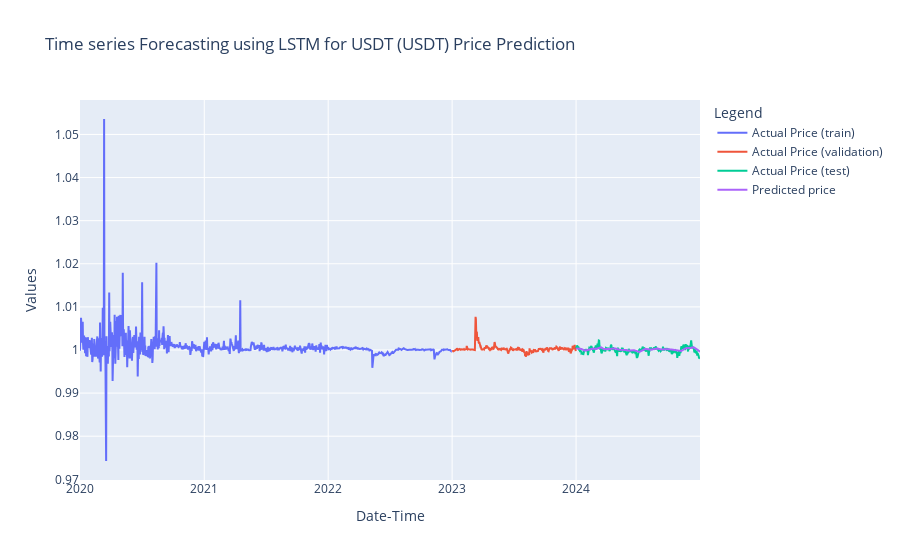

The notebook cell saved with this chart:
### Code cell
# Plot the results
import plotly.graph_objects as go

fig = go.Figure()
fig.add_trace(go.Scatter(x=train.Date, y=train.Close, mode='lines', name='Actual Price (train)'))
fig.add_trace(go.Scatter(x=validation.Date, y=validation.Close, mode='lines', name='Actual Price (validation)'))
fig.add_trace(go.Scatter(x=test.Date, y=test.Close, mode='lines', name='Actual Price (test)'))
fig.add_trace(go.Scatter(x=test.Date, y=test.Predictions, mode='lines', name='Predicted price'))
fig.update_layout(
    title="Time series Forecasting using LSTM for USDT (USDT) Price Prediction",
    xaxis_title="Date-Time",
    yaxis_title="Values",
    legend_title="Legend",
)
fig.show()

### Figure 1 — Plotly figure (JSON) as saved in the notebook; plotly's stock layout.template omitted (floating-point values rounded to 4 significant figures; data arrays with more than 128 entries replaced by an {"elided": "..."} marker saying what was removed)
{"data": [{"mode": "lines", "name": "Actual Price (train)", "type": "scatter", "x": {"elided": "1096 str values"}, "y": {"elided": "1096 float values"}}, {"mode": "lines", "name": "Actual Price (validation)", "type": "scatter", "x": {"elided": "365 str values"}, "y": {"elided": "365 float values"}}, {"mode": "lines", "name": "Actual Price (test)", "type": "scatter", "x": {"elided": "366 str values"}, "y": {"elided": "366 float values"}}, {"mode": "lines", "name": "Predicted price", "type": "scatter", "x": {"elided": "366 str values"}, "y": {"elided": "366 float values"}}], "layout": {"legend": {"title": {"text": "Legend"}}, "title": {"text": "Time series Forecasting using LSTM for USDT (USDT) Price Prediction"}, "xaxis": {"title": {"text": "Date-Time"}}, "yaxis": {"title": {"text": "Values"}}}}
